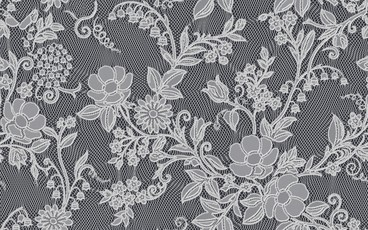
#> input picture LaceClock/Resources/thumb_lilyOfTheValley.jpg, 368 x 230 px
$ python compose_lace.py ../../LaceClock/Resources/thumb_lilyOfTheValley.jpg ../../LaceClock/Resources/thumb_peony.jpg out.png
#> lines starting #> are read from the running program, lines starting #| are printed output that depends on the picture
### tools/dmg/stocking.py
"""How the lace sits on the skin: like a stocking on a thigh. The fabric is stretched around the leg — holes opened
wide and long across it (A_PERP), a little along it (A_PAR) — toward the sides that curve away the same fabric is
seen as rows of one even bow bulging toward the upper right (concentric arcs of radius ARC); the net itself is turned a little (TILT); and the thigh comes toward us at the upper right, so everything
there — mesh, words, arrow — is seen a little larger (GROW).

Coordinates are pixels of the DMG's @2x background (1320×880). fabric_of_screen is the model; screen_of_fabric
is its numerical inverse."""
import numpy as np

W, H = 1320, 880
C = np.array([660.0, 0.41 * 880])
THETA = np.radians(-45.0)        # leg axis: the holes open across it, i.e. along the up-left diagonal
TILT = np.radians(18.0)          # the net itself turned a little
A_PAR, A_PERP = 0.78, 1.7       # holes squashed flat along the leg, opened wide around it
ARC = 1150.0                     # radius of the rows' arcs: smaller = rounder bows
GROW = 0.16                      # how much larger things are seen at the upper right than at the centre
_c, _s = np.cos(THETA), np.sin(THETA)
_tc, _ts = np.cos(TILT), np.sin(TILT)


def _grow(x, y):
    d = ((x - W / 2) / W - (y - H / 2) / H)          # −1 at the lower left … +1 at the upper right
    return np.exp(GROW * d)


def fabric_of_screen(x, y):
    """Where on the unstretched fabric the point seen at screen (x, y) comes from.

    The rings around the leg are seen as concentric arcs of one circle centred far off to the lower left, so every
    row of the net is the same gentle bow, bulging toward the upper right — one curve, no S."""
    g = _grow(x, y)
    px, py = C[0] + (x - C[0]) / g, C[1] + (y - C[1]) / g
    ox, oy = C[0] - ARC * _c, C[1] - ARC * _s      # the arcs' centre, ARC away from C, opposite the leg's direction
    dx, dy = px - ox, py - oy
    r = np.hypot(dx, dy)
    ang = np.arctan2(dy, dx) - np.arctan2(_s, _c)
    uf = (r - ARC) / A_PAR                          # along the leg (across the arcs)
    vf = ang * ARC / A_PERP                         # around it (along an arc)
    fx, fy = uf * _c - vf * _s, uf * _s + vf * _c
    return C[0] + fx * _tc - fy * _ts, C[1] + fx * _ts + fy * _tc     # into the net's own (turned) frame


# [16 lines left out: function screen_of_fabric, not called in this run]

### tools/dmg/compose_lace.py
#!/usr/bin/env python3
"""The DMG background: the woven lace (white glossy thread, engine output) worn tight on bare skin (an AI
photograph, design/dmg/skin/).

Worn like a stocking on a thigh (stocking.py): the whole fabric stretched around the leg, bunching toward the
sides that curve away; the design was pre-squeezed (make_design.py) so the words and arrow keep their shape. The
thread is lit by the same light as the skin and lies on it with a faint, tight contact shadow.
usage: compose_lace.py woven.png skin.png out@2x.png"""
import os
import sys
import numpy as np
sys.path.insert(0, os.path.dirname(os.path.abspath(__file__)))
from stocking import fabric_of_screen
from PIL import Image, ImageFilter
from scipy import ndimage

W, H = 1320, 880

im = np.asarray(Image.open(sys.argv[1]).convert("RGBA")).astype(np.float32) / 255
rgb, al = im[..., :3], im[..., 3]
#> al: shape (230, 368) float32; every value is 1
lum = np.where(al > 0.2, rgb.max(-1) / np.maximum(al, 0.2), 1.0)          # (the faint edges carry no colour worth reading)
x = np.clip((al - 0.25) / 0.25, 0, 1); a = x * x * (3 - 2 * x)          # solid threads
# the engine shades the back strand of every twisted mesh pair dark (depth on a black ground); on skin those read as
# dark specks. Keep the twist's light and shade — it is what makes the thread read as thread — but within a bright
# band: the darkest strand lands at 80%, never grey
sh = 0.7 + 0.3 * lum ** 1.4                                              # gloss: highlights stand out
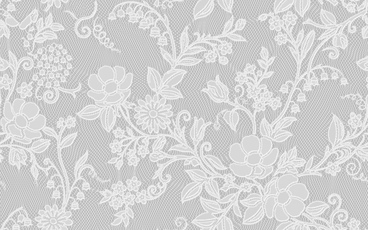
#> sh: shape (230, 368) float32; min 0.705, max 0.985, mean 0.831

# the background is the middle 1320×880 of the 4096 sheet, 1:1 — never shrunk, so every thread keeps its detail.
# The whole sheet stays available: the stretch reaches past that middle near the corners.
OY, OX = (a.shape[0] - H) // 2, (a.shape[1] - W) // 2
#> OY = -325; OX = -476
A, SH = a.astype(np.float32), sh.astype(np.float32)
skin = np.asarray(Image.open(sys.argv[2]).convert("RGB").resize((W, H), Image.LANCZOS)).astype(np.float32) / 255
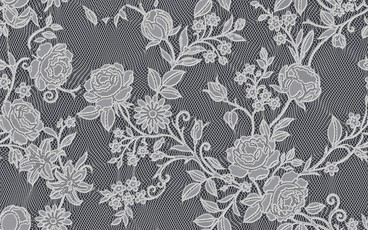
#> input picture LaceClock/Resources/thumb_peony.jpg, 368 x 230 px
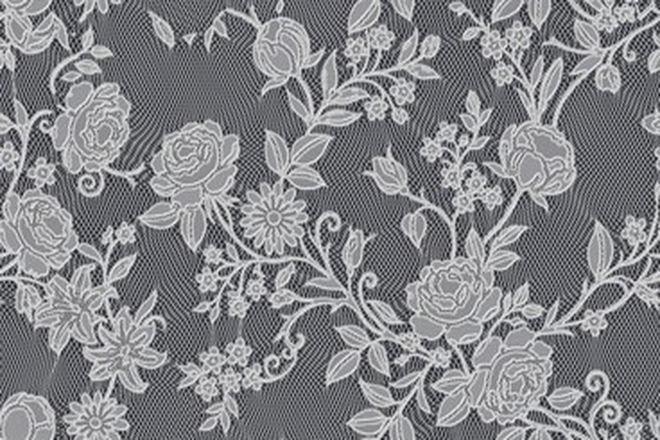
#> skin: shape (880, 1320, 3) float32 (shown at 1/2 size); mean R, G, B 0.517, 0.52, 0.534

# worn like a stocking on a thigh: each screen pixel shows the fabric from where the stretch brings it
L = skin @ np.array([0.2126, 0.7152, 0.0722], np.float32)
form = ndimage.gaussian_filter(L, 60)
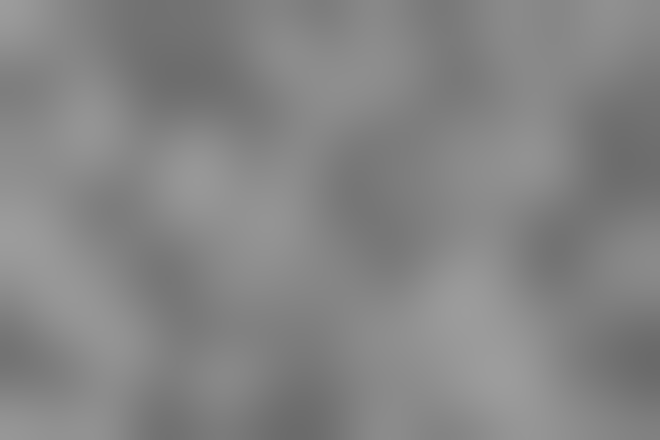
#> form: shape (880, 1320) float32 (shown at 1/2 size); min 0.416, max 0.615, mean 0.521
form = (form - form.min()) / max(1e-6, form.max() - form.min())
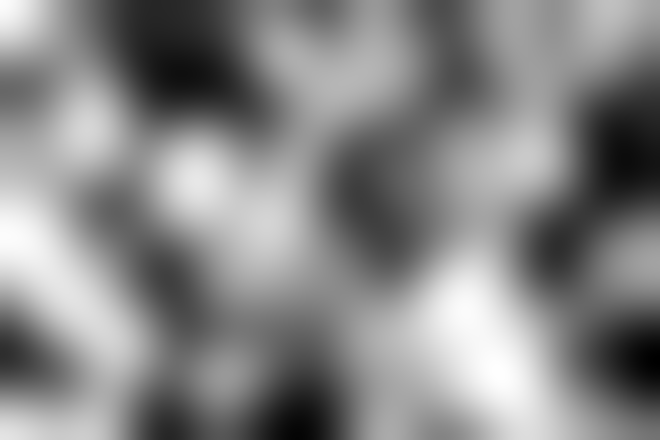
#> form: shape (880, 1320) float32 (shown at 1/2 size); min 0, max 1, mean 0.526
yy, xx = np.mgrid[0:H, 0:W].astype(np.float32)
fx, fy = fabric_of_screen(xx, yy)
A = ndimage.map_coordinates(A, [fy + OY, fx + OX], order=1, mode="reflect")
#> A: shape (880, 1320) float32; every value is 1
SH = ndimage.map_coordinates(SH, [fy + OY, fx + OX], order=1, mode="reflect")
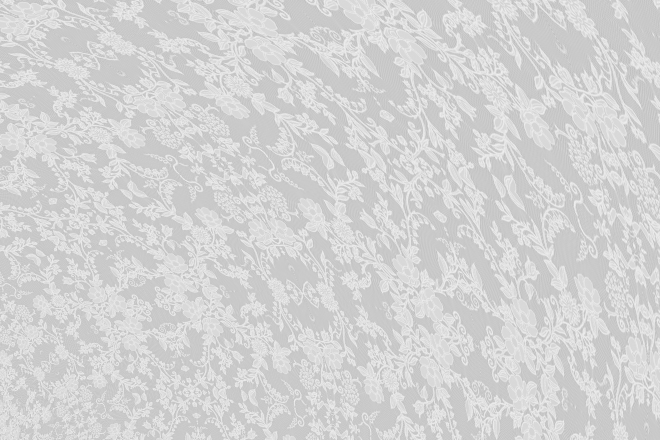
#> SH: shape (880, 1320) float32 (shown at 1/2 size); min 0.71, max 0.974, mean 0.831

# the letters' counters (inside a, o, e, D…) cut right open: no net in them, only skin. They are the holes the
# glyphs enclose in the drawing as seen worn; shrunk a little so the thread around each counter stays
#> (the run stopped early here; a loop or call above may not have finished)
